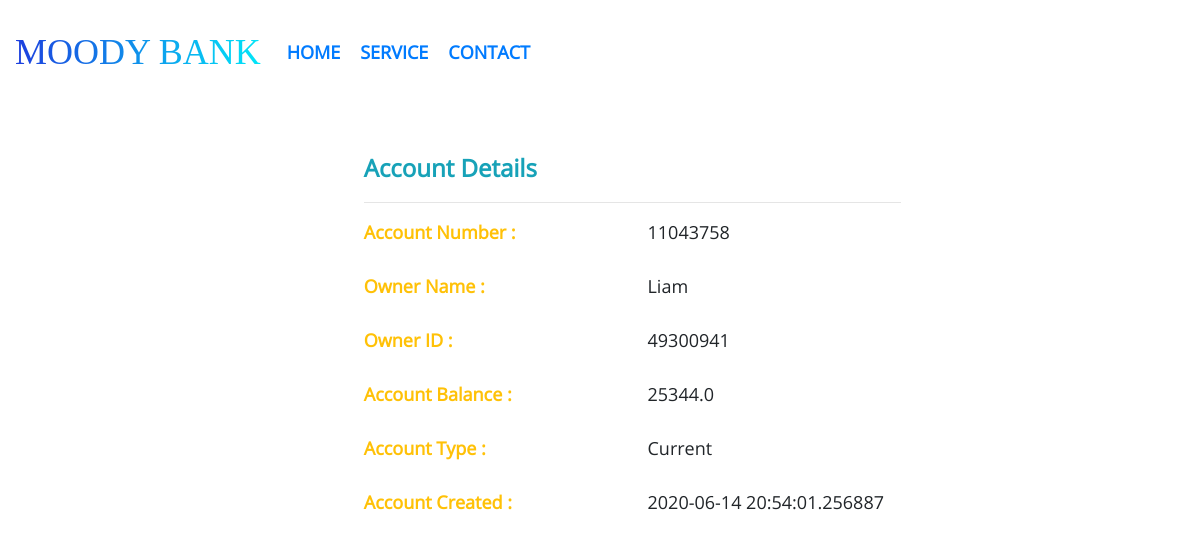
The page /show_account_details/11043758 on the database its author committed.
### application/models.py (models this page shows, shortened)
class Account(db.Model):
	acc_no = db.Column(db.Integer, primary_key=True)
	acc_balance = db.Column(db.Float, nullable=False)
	acc_type = db.Column(db.String(1), nullable=False)
	acc_createDate = db.Column(db.DateTime, nullable=False, default=d.today())
	cust_id = db.Column(db.Integer, db.ForeignKey('customer.cust_id'), nullable=False)

class Customer(db.Model):
	ssn = db.Column(db.Integer, primary_key=True)
	cust_id = db.Column(db.Integer, unique=True, nullable=False)
	cust_name = db.Column(db.String(20), nullable=False)
	cust_address = db.Column(db.Text, nullable=False)
	cust_contact = db.Column(db.Integer,nullable=False)
	cust_age = db.Column(db.Integer, nullable=False)
	cust_state = db.Column(db.String(20),nullable=False)
	cust_city = db.Column(db.String(30),nullable=False)
	accounts = db.relationship('Account', backref='Owner', lazy=True)
	transactions = db.relationship('Transaction', backref='Owner', lazy=True)

### application/routes.py (the view)
@app.route("/show_account_details/<int:acc_no>")
def show_account_details(acc_no):
	account = Account.query.filter_by(acc_no=acc_no).first()
	if account == None:
		flash("Account not found...", category="danger")
		return redirect(url_for('home'))
	else:
		return render_template('show_account_details.html', account=account, title="Show Account Details")

### application/templates/show_account_details.html (shortened to what this page needs)
{% extends 'layout.html' %}
{% block content %}
    <div class="row" style="margin-left:50px;margin-top: 30px; font-size: large;">
        <div class="col-3"></div>
        <div class="col align-self-center">
            <legend class="text-info" style="font-weight: bold;">Account Details</legend><hr/>
            <div class="row">
            	<div class="col-6 text-warning" style="font-weight: bold;">Account Number :</div>
            	<div class="col-6">{{ account.acc_no }}</div>
            </div><br/>
            <div class="row">
            	<div class="col-6 text-warning" style="font-weight: bold;">Owner Name :</div>
            	<div class="col-6">{{ account.Owner.cust_name }}</div>
            </div><br/>
            <div class="row">
            	<div class="col-6 text-warning" style="font-weight: bold;">Owner ID :</div>
            	<div class="col-6">{{ account.cust_id }}</div>
            </div><br/>
            <div class="row">
            	<div class="col-6 text-warning" style="font-weight: bold;">Account Balance :</div>
            	<div class="col-6">{{ account.acc_balance }}</div>
            </div><br/>
            <div class="row">
            	<div class="col-6 text-warning" style="font-weight: bold;">Account Type :</div>
                {% if account.acc_type == 'S'%}
            	<div class="col-6">Savings</div>
                {% elif account.acc_type == 'C' %}
                <div class="col-6">Current</div>
                {% endif %}
            </div><br/>
            <div class="row">
            	<div class="col-6 text-warning" style="font-weight: bold;">Account Created :</div>
            	<div class="col-6">{{ account.acc_createDate }}</div>
            </div><br/>
        </div>
        <div class="col-3"></div>
    </div>
{% endblock content %}

### application/static/css/style1.css (style rules this page uses)
body { overflow: hidden; overflow-y: auto; font-family: "OpenSans-Regular"; }

### rows shown on the page
Account: acc_no "11043758", cust_id "49300941", acc_balance "25344.0", acc_createDate "2020-06-14 20:54:01.256887"
Customer: Owner.cust_name "Liam"
